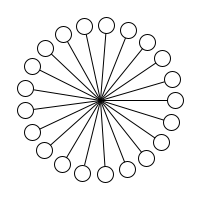
Frame 1 (no input)
Frame 2 (the mouse pressed at the canvas centre, redrawn once): identical to frame 1, image omitted

The Processing sketch that drew this single still picture (run headless with seeded random() and noise(); the mouse was pressed at the canvas centre and the sketch redrawn once):

// Processing sketch: sketch_020_polar_coordinate_system
// ── sketch_020_polar_coordinate_system.pde
float r = 75;
float theta = 0;

void setup(){
  size(200, 200);
  smooth();
  background(255);
  noLoop();
}

void draw(){
  
  stroke(0);
  fill(255);
  while(theta<TWO_PI){
    float x = r * cos(theta);
    float y = r * sin(theta);
    line(width/2, height/2, x+width/2, y+height/2);
    ellipse(x+width/2, y+height/2, 16, 16);
    theta += 0.3;
  }
}
